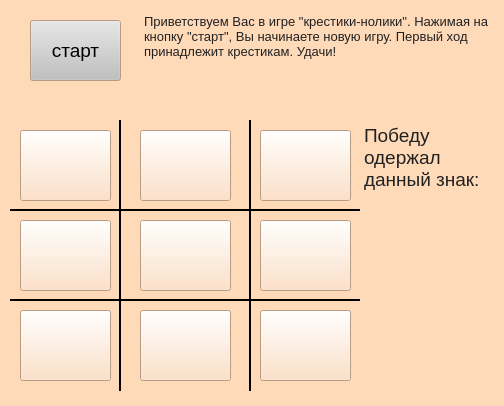
<?xml version="1.0" encoding="UTF-8"?>
<ui version="4.0">
 <class>MainWindow</class>
 <widget class="QMainWindow" name="MainWindow">
  <property name="enabled">
   <bool>true</bool>
  </property>
  <property name="geometry">
   <rect>
    <x>0</x>
    <y>0</y>
    <width>504</width>
    <height>406</height>
   </rect>
  </property>
  <property name="minimumSize">
   <size>
    <width>504</width>
    <height>406</height>
   </size>
  </property>
  <property name="maximumSize">
   <size>
    <width>504</width>
    <height>406</height>
   </size>
  </property>
  <property name="baseSize">
   <size>
    <width>504</width>
    <height>406</height>
   </size>
  </property>
  <property name="palette">
   <palette>
    <active>
     <colorrole role="Button">
      <brush brushstyle="SolidPattern">
       <color alpha="255">
        <red>211</red>
        <green>211</green>
        <blue>211</blue>
       </color>
      </brush>
     </colorrole>
     <colorrole role="Base">
      <brush brushstyle="SolidPattern">
       <color alpha="255">
        <red>255</red>
        <green>255</green>
        <blue>255</blue>
       </color>
      </brush>
     </colorrole>
     <colorrole role="Window">
      <brush brushstyle="SolidPattern">
       <color alpha="255">
        <red>255</red>
        <green>218</green>
        <blue>185</blue>
       </color>
      </brush>
     </colorrole>
    </active>
    <inactive>
     <colorrole role="Button">
      <brush brushstyle="SolidPattern">
       <color alpha="255">
        <red>211</red>
        <green>211</green>
        <blue>211</blue>
       </color>
      </brush>
     </colorrole>
     <colorrole role="Base">
      <brush brushstyle="SolidPattern">
       <color alpha="255">
        <red>255</red>
        <green>255</green>
        <blue>255</blue>
       </color>
      </brush>
     </colorrole>
     <colorrole role="Window">
      <brush brushstyle="SolidPattern">
       <color alpha="255">
        <red>255</red>
        <green>218</green>
        <blue>185</blue>
       </color>
      </brush>
     </colorrole>
    </inactive>
    <disabled>
     <colorrole role="Button">
      <brush brushstyle="SolidPattern">
       <color alpha="255">
        <red>211</red>
        <green>211</green>
        <blue>211</blue>
       </color>
      </brush>
     </colorrole>
     <colorrole role="Base">
      <brush brushstyle="SolidPattern">
       <color alpha="255">
        <red>255</red>
        <green>218</green>
        <blue>185</blue>
       </color>
      </brush>
     </colorrole>
     <colorrole role="Window">
      <brush brushstyle="SolidPattern">
       <color alpha="255">
        <red>255</red>
        <green>218</green>
        <blue>185</blue>
       </color>
      </brush>
     </colorrole>
    </disabled>
   </palette>
  </property>
  <property name="windowTitle">
   <string>крестики - нолики</string>
  </property>
  <widget class="QWidget" name="centralwidget">
   <widget class="Line" name="line">
    <property name="geometry">
     <rect>
      <x>100</x>
      <y>120</y>
      <width>41</width>
      <height>271</height>
     </rect>
    </property>
    <property name="frameShadow">
     <enum>QFrame::Plain</enum>
    </property>
    <property name="lineWidth">
     <number>2</number>
    </property>
    <property name="orientation">
     <enum>Qt::Vertical</enum>
    </property>
   </widget>
   <widget class="Line" name="line_2">
    <property name="geometry">
     <rect>
      <x>230</x>
      <y>120</y>
      <width>41</width>
      <height>271</height>
     </rect>
    </property>
    <property name="frameShadow">
     <enum>QFrame::Plain</enum>
    </property>
    <property name="lineWidth">
     <number>2</number>
    </property>
    <property name="orientation">
     <enum>Qt::Vertical</enum>
    </property>
   </widget>
   <widget class="Line" name="line_3">
    <property name="geometry">
     <rect>
      <x>10</x>
      <y>200</y>
      <width>351</width>
      <height>20</height>
     </rect>
    </property>
    <property name="frameShadow">
     <enum>QFrame::Plain</enum>
    </property>
    <property name="lineWidth">
     <number>2</number>
    </property>
    <property name="orientation">
     <enum>Qt::Horizontal</enum>
    </property>
   </widget>
   <widget class="Line" name="line_4">
    <property name="geometry">
     <rect>
      <x>10</x>
      <y>290</y>
      <width>351</width>
      <height>20</height>
     </rect>
    </property>
    <property name="frameShadow">
     <enum>QFrame::Plain</enum>
    </property>
    <property name="lineWidth">
     <number>2</number>
    </property>
    <property name="midLineWidth">
     <number>0</number>
    </property>
    <property name="orientation">
     <enum>Qt::Horizontal</enum>
    </property>
   </widget>
   <widget class="QPushButton" name="start_btn">
    <property name="geometry">
     <rect>
      <x>30</x>
      <y>20</y>
      <width>91</width>
      <height>61</height>
     </rect>
    </property>
    <property name="palette">
     <palette>
      <active>
       <colorrole role="Button">
        <brush brushstyle="SolidPattern">
         <color alpha="255">
          <red>192</red>
          <green>192</green>
          <blue>192</blue>
         </color>
        </brush>
       </colorrole>
      </active>
      <inactive>
       <colorrole role="Button">
        <brush brushstyle="SolidPattern">
         <color alpha="255">
          <red>192</red>
          <green>192</green>
          <blue>192</blue>
         </color>
        </brush>
       </colorrole>
      </inactive>
      <disabled>
       <colorrole role="Button">
        <brush brushstyle="SolidPattern">
         <color alpha="255">
          <red>192</red>
          <green>192</green>
          <blue>192</blue>
         </color>
        </brush>
       </colorrole>
      </disabled>
     </palette>
    </property>
    <property name="font">
     <font>
      <pointsize>14</pointsize>
      <weight>50</weight>
      <bold>false</bold>
     </font>
    </property>
    <property name="text">
     <string>старт</string>
    </property>
    <property name="iconSize">
     <size>
      <width>40</width>
      <height>20</height>
     </size>
    </property>
   </widget>
   <widget class="QTextBrowser" name="x_points">
    <property name="enabled">
     <bool>false</bool>
    </property>
    <property name="geometry">
     <rect>
      <x>140</x>
      <y>10</y>
      <width>361</width>
      <height>101</height>
     </rect>
    </property>
    <property name="palette">
     <palette>
      <active>
       <colorrole role="WindowText">
        <brush brushstyle="SolidPattern">
         <color alpha="255">
          <red>0</red>
          <green>0</green>
          <blue>0</blue>
         </color>
        </brush>
       </colorrole>
       <colorrole role="Dark">
        <brush brushstyle="SolidPattern">
         <color alpha="255">
          <red>33</red>
          <green>33</green>
          <blue>33</blue>
         </color>
        </brush>
       </colorrole>
       <colorrole role="Text">
        <brush brushstyle="SolidPattern">
         <color alpha="255">
          <red>0</red>
          <green>0</green>
          <blue>0</blue>
         </color>
        </brush>
       </colorrole>
       <colorrole role="ButtonText">
        <brush brushstyle="SolidPattern">
         <color alpha="255">
          <red>0</red>
          <green>0</green>
          <blue>0</blue>
         </color>
        </brush>
       </colorrole>
      </active>
      <inactive>
       <colorrole role="WindowText">
        <brush brushstyle="SolidPattern">
         <color alpha="255">
          <red>0</red>
          <green>0</green>
          <blue>0</blue>
         </color>
        </brush>
       </colorrole>
       <colorrole role="Dark">
        <brush brushstyle="SolidPattern">
         <color alpha="255">
          <red>33</red>
          <green>33</green>
          <blue>33</blue>
         </color>
        </brush>
       </colorrole>
       <colorrole role="Text">
        <brush brushstyle="SolidPattern">
         <color alpha="255">
          <red>0</red>
          <green>0</green>
          <blue>0</blue>
         </color>
        </brush>
       </colorrole>
       <colorrole role="ButtonText">
        <brush brushstyle="SolidPattern">
         <color alpha="255">
          <red>0</red>
          <green>0</green>
          <blue>0</blue>
         </color>
        </brush>
       </colorrole>
      </inactive>
      <disabled>
       <colorrole role="WindowText">
        <brush brushstyle="SolidPattern">
         <color alpha="255">
          <red>33</red>
          <green>33</green>
          <blue>33</blue>
         </color>
        </brush>
       </colorrole>
       <colorrole role="Dark">
        <brush brushstyle="SolidPattern">
         <color alpha="255">
          <red>33</red>
          <green>33</green>
          <blue>33</blue>
         </color>
        </brush>
       </colorrole>
       <colorrole role="Text">
        <brush brushstyle="SolidPattern">
         <color alpha="255">
          <red>33</red>
          <green>33</green>
          <blue>33</blue>
         </color>
        </brush>
       </colorrole>
       <colorrole role="ButtonText">
        <brush brushstyle="SolidPattern">
         <color alpha="255">
          <red>33</red>
          <green>33</green>
          <blue>33</blue>
         </color>
        </brush>
       </colorrole>
      </disabled>
     </palette>
    </property>
    <property name="frameShape">
     <enum>QFrame::NoFrame</enum>
    </property>
    <property name="readOnly">
     <bool>true</bool>
    </property>
    <property name="html">
     <string>&lt;!DOCTYPE HTML PUBLIC &quot;-//W3C//DTD HTML 4.0//EN&quot; &quot;http://www.w3.org/TR/REC-html40/strict.dtd&quot;&gt;
&lt;html&gt;&lt;head&gt;&lt;meta name=&quot;qrichtext&quot; content=&quot;1&quot; /&gt;&lt;style type=&quot;text/css&quot;&gt;
p, li { white-space: pre-wrap; }
&lt;/style&gt;&lt;/head&gt;&lt;body style=&quot; font-family:'MS Shell Dlg 2'; font-size:7.8pt; font-weight:400; font-style:normal;&quot;&gt;
&lt;p style=&quot; margin-top:0px; margin-bottom:0px; margin-left:0px; margin-right:0px; -qt-block-indent:0; text-indent:0px;&quot;&gt;&lt;span style=&quot; font-size:10pt;&quot;&gt;Приветствуем Вас в игре &amp;quot;крестики-нолики&amp;quot;. Нажимая на кнопку &amp;quot;старт&amp;quot;, Вы начинаете новую игру. Первый ход принадлежит крестикам. Удачи!&lt;/span&gt;&lt;/p&gt;&lt;/body&gt;&lt;/html&gt;</string>
    </property>
   </widget>
   <widget class="QPushButton" name="btn_1">
    <property name="geometry">
     <rect>
      <x>20</x>
      <y>130</y>
      <width>91</width>
      <height>71</height>
     </rect>
    </property>
    <property name="styleSheet">
     <string notr="true">background-color: rgb(255, 218, 185);
font: 26pt &quot;Old English Text MT&quot;;
border-top-color: rgb(255, 218, 185);
border-color: rgb(255, 218, 185);</string>
    </property>
    <property name="text">
     <string/>
    </property>
   </widget>
   <widget class="QPushButton" name="btn_2">
    <property name="geometry">
     <rect>
      <x>140</x>
      <y>130</y>
      <width>91</width>
      <height>71</height>
     </rect>
    </property>
    <property name="styleSheet">
     <string notr="true">background-color: rgb(255, 218, 185);
font: 26pt &quot;Old English Text MT&quot;;
border-top-color: rgb(255, 218, 185);
border-color: rgb(255, 218, 185);</string>
    </property>
    <property name="text">
     <string/>
    </property>
   </widget>
   <widget class="QPushButton" name="btn_3">
    <property name="geometry">
     <rect>
      <x>260</x>
      <y>130</y>
      <width>91</width>
      <height>71</height>
     </rect>
    </property>
    <property name="styleSheet">
     <string notr="true">background-color: rgb(255, 218, 185);
font: 26pt &quot;Old English Text MT&quot;;
border-top-color: rgb(255, 218, 185);
border-color: rgb(255, 218, 185);</string>
    </property>
    <property name="text">
     <string/>
    </property>
   </widget>
   <widget class="QPushButton" name="btn_6">
    <property name="geometry">
     <rect>
      <x>260</x>
      <y>220</y>
      <width>91</width>
      <height>71</height>
     </rect>
    </property>
    <property name="styleSheet">
     <string notr="true">background-color: rgb(255, 218, 185);
font: 26pt &quot;Old English Text MT&quot;;
border-top-color: rgb(255, 218, 185);
border-color: rgb(255, 218, 185);</string>
    </property>
    <property name="text">
     <string/>
    </property>
   </widget>
   <widget class="QPushButton" name="btn_9">
    <property name="geometry">
     <rect>
      <x>260</x>
      <y>310</y>
      <width>91</width>
      <height>71</height>
     </rect>
    </property>
    <property name="styleSheet">
     <string notr="true">background-color: rgb(255, 218, 185);
font: 26pt &quot;Old English Text MT&quot;;
border-top-color: rgb(255, 218, 185);
border-color: rgb(255, 218, 185);</string>
    </property>
    <property name="text">
     <string/>
    </property>
   </widget>
   <widget class="QPushButton" name="btn_8">
    <property name="geometry">
     <rect>
      <x>140</x>
      <y>310</y>
      <width>91</width>
      <height>71</height>
     </rect>
    </property>
    <property name="styleSheet">
     <string notr="true">background-color: rgb(255, 218, 185);
font: 26pt &quot;Old English Text MT&quot;;
border-top-color: rgb(255, 218, 185);
border-color: rgb(255, 218, 185);</string>
    </property>
    <property name="text">
     <string/>
    </property>
   </widget>
   <widget class="QPushButton" name="btn_5">
    <property name="geometry">
     <rect>
      <x>140</x>
      <y>220</y>
      <width>91</width>
      <height>71</height>
     </rect>
    </property>
    <property name="styleSheet">
     <string notr="true">background-color: rgb(255, 218, 185);
font: 26pt &quot;Old English Text MT&quot;;
border-top-color: rgb(255, 218, 185);
border-color: rgb(255, 218, 185);</string>
    </property>
    <property name="text">
     <string/>
    </property>
   </widget>
   <widget class="QPushButton" name="btn_4">
    <property name="geometry">
     <rect>
      <x>20</x>
      <y>220</y>
      <width>91</width>
      <height>71</height>
     </rect>
    </property>
    <property name="styleSheet">
     <string notr="true">background-color: rgb(255, 218, 185);
font: 26pt &quot;Old English Text MT&quot;;
border-top-color: rgb(255, 218, 185);
border-color: rgb(255, 218, 185);</string>
    </property>
    <property name="text">
     <string/>
    </property>
   </widget>
   <widget class="QPushButton" name="btn_7">
    <property name="geometry">
     <rect>
      <x>20</x>
      <y>310</y>
      <width>91</width>
      <height>71</height>
     </rect>
    </property>
    <property name="styleSheet">
     <string notr="true">background-color: rgb(255, 218, 185);
font: 26pt &quot;Old English Text MT&quot;;
border-top-color: rgb(255, 218, 185);
border-color: rgb(255, 218, 185);</string>
    </property>
    <property name="text">
     <string/>
    </property>
   </widget>
   <widget class="QTextBrowser" name="res_txt">
    <property name="enabled">
     <bool>false</bool>
    </property>
    <property name="geometry">
     <rect>
      <x>360</x>
      <y>260</y>
      <width>141</width>
      <height>131</height>
     </rect>
    </property>
    <property name="palette">
     <palette>
      <active>
       <colorrole role="WindowText">
        <brush brushstyle="SolidPattern">
         <color alpha="255">
          <red>0</red>
          <green>0</green>
          <blue>0</blue>
         </color>
        </brush>
       </colorrole>
       <colorrole role="Dark">
        <brush brushstyle="SolidPattern">
         <color alpha="255">
          <red>33</red>
          <green>33</green>
          <blue>33</blue>
         </color>
        </brush>
       </colorrole>
       <colorrole role="Text">
        <brush brushstyle="SolidPattern">
         <color alpha="255">
          <red>0</red>
          <green>0</green>
          <blue>0</blue>
         </color>
        </brush>
       </colorrole>
       <colorrole role="ButtonText">
        <brush brushstyle="SolidPattern">
         <color alpha="255">
          <red>0</red>
          <green>0</green>
          <blue>0</blue>
         </color>
        </brush>
       </colorrole>
      </active>
      <inactive>
       <colorrole role="WindowText">
        <brush brushstyle="SolidPattern">
         <color alpha="255">
          <red>0</red>
          <green>0</green>
          <blue>0</blue>
         </color>
        </brush>
       </colorrole>
       <colorrole role="Dark">
        <brush brushstyle="SolidPattern">
         <color alpha="255">
          <red>33</red>
          <green>33</green>
          <blue>33</blue>
         </color>
        </brush>
       </colorrole>
       <colorrole role="Text">
        <brush brushstyle="SolidPattern">
         <color alpha="255">
          <red>0</red>
          <green>0</green>
          <blue>0</blue>
         </color>
        </brush>
       </colorrole>
       <colorrole role="ButtonText">
        <brush brushstyle="SolidPattern">
         <color alpha="255">
          <red>0</red>
          <green>0</green>
          <blue>0</blue>
         </color>
        </brush>
       </colorrole>
      </inactive>
      <disabled>
       <colorrole role="WindowText">
        <brush brushstyle="SolidPattern">
         <color alpha="255">
          <red>33</red>
          <green>33</green>
          <blue>33</blue>
         </color>
        </brush>
       </colorrole>
       <colorrole role="Dark">
        <brush brushstyle="SolidPattern">
         <color alpha="255">
          <red>33</red>
          <green>33</green>
          <blue>33</blue>
         </color>
        </brush>
       </colorrole>
       <colorrole role="Text">
        <brush brushstyle="SolidPattern">
         <color alpha="255">
          <red>33</red>
          <green>33</green>
          <blue>33</blue>
         </color>
        </brush>
       </colorrole>
       <colorrole role="ButtonText">
        <brush brushstyle="SolidPattern">
         <color alpha="255">
          <red>33</red>
          <green>33</green>
          <blue>33</blue>
         </color>
        </brush>
       </colorrole>
      </disabled>
     </palette>
    </property>
    <property name="font">
     <font>
      <pointsize>28</pointsize>
      <weight>50</weight>
      <bold>false</bold>
     </font>
    </property>
    <property name="frameShape">
     <enum>QFrame::NoFrame</enum>
    </property>
    <property name="readOnly">
     <bool>true</bool>
    </property>
    <property name="html">
     <string>&lt;!DOCTYPE HTML PUBLIC &quot;-//W3C//DTD HTML 4.0//EN&quot; &quot;http://www.w3.org/TR/REC-html40/strict.dtd&quot;&gt;
&lt;html&gt;&lt;head&gt;&lt;meta name=&quot;qrichtext&quot; content=&quot;1&quot; /&gt;&lt;style type=&quot;text/css&quot;&gt;
p, li { white-space: pre-wrap; }
&lt;/style&gt;&lt;/head&gt;&lt;body style=&quot; font-family:'MS Shell Dlg 2'; font-size:28pt; font-weight:400; font-style:normal;&quot;&gt;
&lt;p style=&quot;-qt-paragraph-type:empty; margin-top:0px; margin-bottom:0px; margin-left:0px; margin-right:0px; -qt-block-indent:0; text-indent:0px; font-size:7.8pt;&quot;&gt;&lt;br /&gt;&lt;/p&gt;&lt;/body&gt;&lt;/html&gt;</string>
    </property>
   </widget>
   <widget class="QTextBrowser" name="x_points_3">
    <property name="enabled">
     <bool>false</bool>
    </property>
    <property name="geometry">
     <rect>
      <x>360</x>
      <y>120</y>
      <width>141</width>
      <height>131</height>
     </rect>
    </property>
    <property name="palette">
     <palette>
      <active>
       <colorrole role="WindowText">
        <brush brushstyle="SolidPattern">
         <color alpha="255">
          <red>0</red>
          <green>0</green>
          <blue>0</blue>
         </color>
        </brush>
       </colorrole>
       <colorrole role="Dark">
        <brush brushstyle="SolidPattern">
         <color alpha="255">
          <red>33</red>
          <green>33</green>
          <blue>33</blue>
         </color>
        </brush>
       </colorrole>
       <colorrole role="Text">
        <brush brushstyle="SolidPattern">
         <color alpha="255">
          <red>0</red>
          <green>0</green>
          <blue>0</blue>
         </color>
        </brush>
       </colorrole>
       <colorrole role="ButtonText">
        <brush brushstyle="SolidPattern">
         <color alpha="255">
          <red>0</red>
          <green>0</green>
          <blue>0</blue>
         </color>
        </brush>
       </colorrole>
      </active>
      <inactive>
       <colorrole role="WindowText">
        <brush brushstyle="SolidPattern">
         <color alpha="255">
          <red>0</red>
          <green>0</green>
          <blue>0</blue>
         </color>
        </brush>
       </colorrole>
       <colorrole role="Dark">
        <brush brushstyle="SolidPattern">
         <color alpha="255">
          <red>33</red>
          <green>33</green>
          <blue>33</blue>
         </color>
        </brush>
       </colorrole>
       <colorrole role="Text">
        <brush brushstyle="SolidPattern">
         <color alpha="255">
          <red>0</red>
          <green>0</green>
          <blue>0</blue>
         </color>
        </brush>
       </colorrole>
       <colorrole role="ButtonText">
        <brush brushstyle="SolidPattern">
         <color alpha="255">
          <red>0</red>
          <green>0</green>
          <blue>0</blue>
         </color>
        </brush>
       </colorrole>
      </inactive>
      <disabled>
       <colorrole role="WindowText">
        <brush brushstyle="SolidPattern">
         <color alpha="255">
          <red>33</red>
          <green>33</green>
          <blue>33</blue>
         </color>
        </brush>
       </colorrole>
       <colorrole role="Dark">
        <brush brushstyle="SolidPattern">
         <color alpha="255">
          <red>33</red>
          <green>33</green>
          <blue>33</blue>
         </color>
        </brush>
       </colorrole>
       <colorrole role="Text">
        <brush brushstyle="SolidPattern">
         <color alpha="255">
          <red>33</red>
          <green>33</green>
          <blue>33</blue>
         </color>
        </brush>
       </colorrole>
       <colorrole role="ButtonText">
        <brush brushstyle="SolidPattern">
         <color alpha="255">
          <red>33</red>
          <green>33</green>
          <blue>33</blue>
         </color>
        </brush>
       </colorrole>
      </disabled>
     </palette>
    </property>
    <property name="frameShape">
     <enum>QFrame::NoFrame</enum>
    </property>
    <property name="readOnly">
     <bool>true</bool>
    </property>
    <property name="html">
     <string>&lt;!DOCTYPE HTML PUBLIC &quot;-//W3C//DTD HTML 4.0//EN&quot; &quot;http://www.w3.org/TR/REC-html40/strict.dtd&quot;&gt;
&lt;html&gt;&lt;head&gt;&lt;meta name=&quot;qrichtext&quot; content=&quot;1&quot; /&gt;&lt;style type=&quot;text/css&quot;&gt;
p, li { white-space: pre-wrap; }
&lt;/style&gt;&lt;/head&gt;&lt;body style=&quot; font-family:'MS Shell Dlg 2'; font-size:7.8pt; font-weight:400; font-style:normal;&quot;&gt;
&lt;p style=&quot; margin-top:0px; margin-bottom:0px; margin-left:0px; margin-right:0px; -qt-block-indent:0; text-indent:0px;&quot;&gt;&lt;span style=&quot; font-size:14pt;&quot;&gt;Победу одержал данный знак:&lt;/span&gt;&lt;/p&gt;&lt;/body&gt;&lt;/html&gt;</string>
    </property>
   </widget>
  </widget>
 </widget>
 <resources/>
 <connections/>
</ui>
